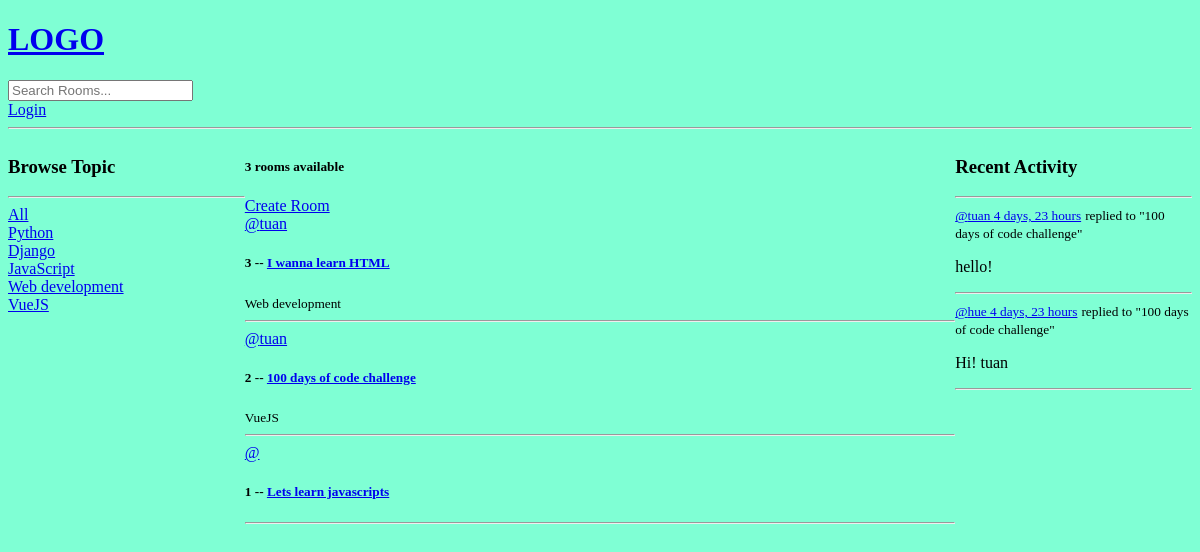
The app's page /, older data.
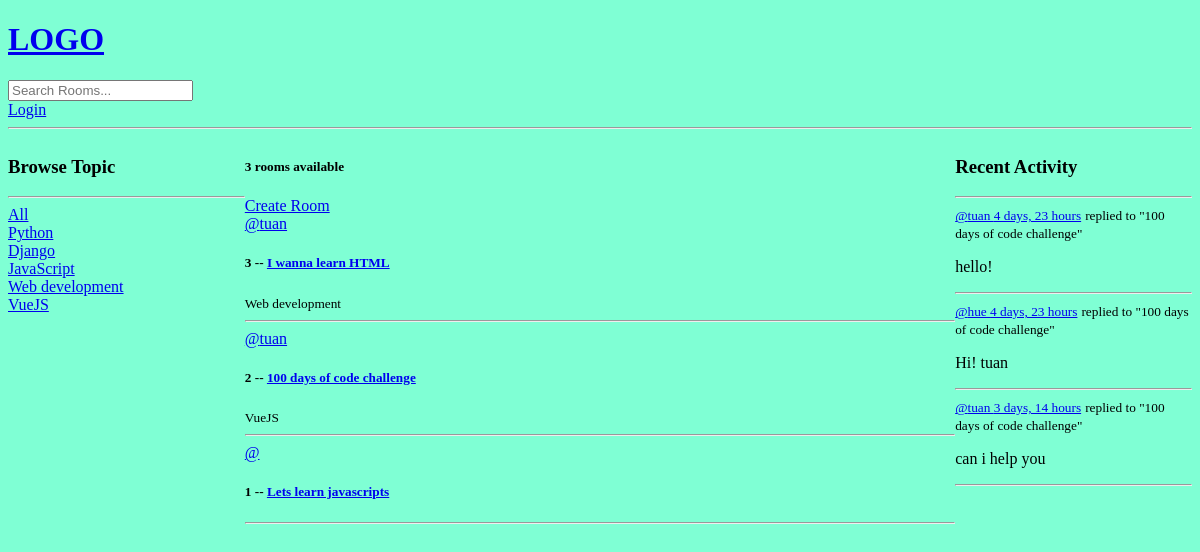
The same page, newer data.
### base/models.py (models this page shows, shortened)
class Topic(models.Model):
    name = models.CharField(max_length=200)

class Room(models.Model):
    host = models.ForeignKey(User,on_delete=models.SET_NULL,null=True)
    topic = models.ForeignKey(Topic,on_delete=models.SET_NULL,null=True)
    name = models.CharField(max_length=200)
    description = models.TextField(null=True,blank=True)
    participants =models.ManyToManyField(User, related_name='participants',blank=True)
    updated = models.DateTimeField(auto_now=True)
    created =  models.DateTimeField(auto_now_add=True)
    class Meta:
        ordering = ['-updated','-created']
    def __str__(self):
        return self.name

class Message(models.Model):
    user = models.ForeignKey(User,on_delete=models.CASCADE)
    room = models.ForeignKey(Room,on_delete=models.CASCADE)
    body = models.TextField()
    updated = models.DateTimeField(auto_now=True)
    created =  models.DateTimeField(auto_now_add=True)
    def __str__(self):
        return self.body[0:50]

### base/views.py (the view)
# urls.py: path('',views.home, name="home"),
def home(request):
    q = request.GET.get('q') if request.GET.get('q') != None else ''
    rooms = Room.objects.filter(
        Q(topic__name__icontains=q) |
        Q(name__icontains=q) |
        Q(description__icontains=q)
        )
    room_count = rooms.count
    topics = Topic.objects.all()
    room_messages = Message.objects.filter(Q(room__topic__name__icontains=q))
    context = {'rooms': rooms, 'topics': topics,'room_count':room_count,'room_messages':room_messages}
    return render(request, 'base/home.html',context)

### base/templates/base/home.html (shortened to what this page needs)
{% extends 'main.html' %} {% block content %}
<div class="home-container">
  <div>
    {% include 'base/topics_component.html'%}
  </div>
  <div>
    <h5>{{room_count}} rooms available</h5>
    <a href="{% url 'create-room'%}">Create Room</a>
    {% include 'base/feed_component.html'%}
  </div>
  <div>
   {% include 'base/activity_component.html' %}
  </div>
</div>
{% endblock content %}

### base/templates/base/topics_component.html
<h3>Browse Topic</h3>
<hr>
<div>
    <a href="{% url 'home' %}">All</a>
</div>
{% for topic in topics %}
  <div>
    <a href="{% url 'home' %}?q={{topic.name}}">{{topic.name}}</a>
  </div>
{% endfor %}

### base/templates/base/feed_component.html (shortened to what this page needs)
    {% for room in rooms %}
    <div>
      <a href="{% url 'user-profile' room.id %}"> @{{room.host.username}}</a>
      <h5>
        {{room.id}} -- <a href="{% url 'room' room.id %}"> {{room.name}}</a>
      </h5>
      <small>{{room.topic.name}}</small>
      <hr />
    </div>
    {% endfor %}

### base/templates/base/activity_component.html (shortened to what this page needs)
<h3>Recent Activity</h3>
<hr>
{% for message in room_messages %}
 <div>
    <small><a href="{% url 'user-profile' message.user.id %}">@{{message.user}}  {{message.created|timesince}}</a></small>
    <small>replied to "{{message.room}}"</small>
    <p>{{message}}</p>
    <hr>
 </div>
{% endfor %}

Row changes from the older to the newer data that the page shows:
added Message: user "tuan", created "3 days, 14 hours", room "100 days of code challenge", body "can i help you"
